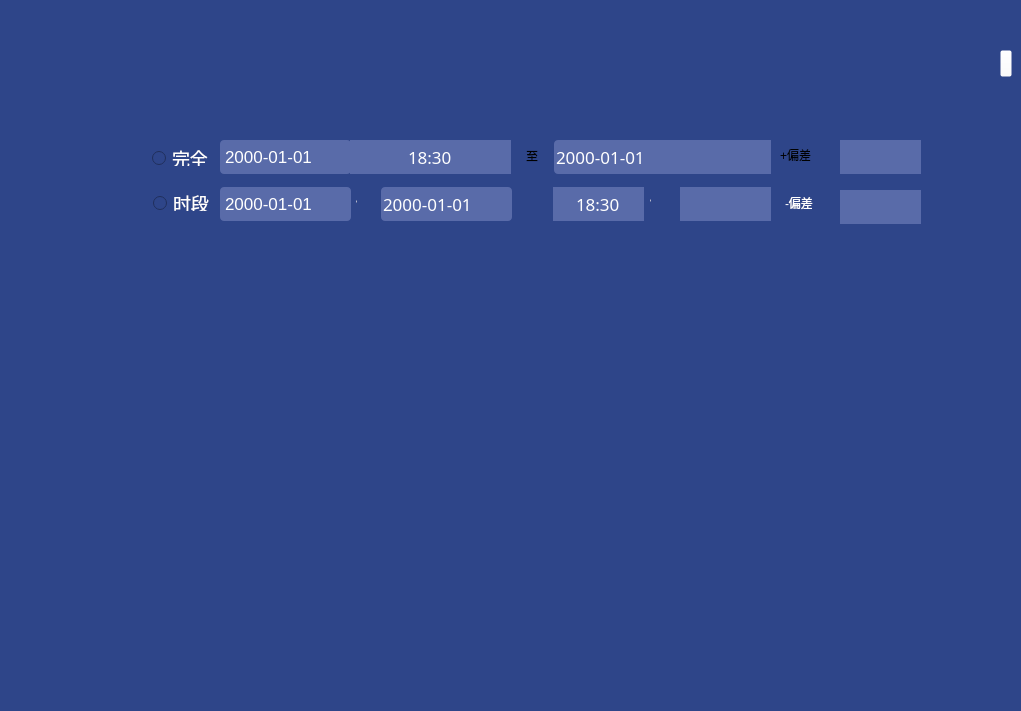
   <widget class="QWidget" name="widget_3" native="true">
    <property name="geometry">
     <rect>
      <x>0</x>
      <y>60</y>
      <width>1021</width>
      <height>711</height>
     </rect>
    </property>
    <property name="styleSheet">
     <string notr="true">background-color: rgb(46,69, 137);
</string>
    </property>
    <widget class="QPushButton" name="rightBtn">
     <property name="geometry">
      <rect>
       <x>1000</x>
       <y>50</y>
       <width>12</width>
       <height>27</height>
      </rect>
     </property>
     <property name="styleSheet">
      <string notr="true">QPushButton
{
	background-color: rgba(255, 255, 255, 0);
	border-image: url(:/png/right.png);
    color: white;
}

QPushButton:hover
{
	border-image: url(:/png/right_hover.png);
}</string>
     </property>
     <property name="text">
      <string/>
     </property>
    </widget>
    <widget class="QDateEdit" name="endDateEdit">
     <property name="geometry">
      <rect>
       <x>554</x>
       <y>140</y>
       <width>131</width>
       <height>34</height>
      </rect>
     </property>
     <property name="font">
      <font>
       <family>Microsoft Yahei</family>
       <pointsize>-1</pointsize>
      </font>
     </property>
     <property name="toolTip">
      <string>choose the end time</string>
     </property>
     <property name="styleSheet">
      <string notr="true">
QDateTimeEdit
{
	border-color: rgba(255, 255, 255, 0);
	background-color: rgb(89, 107, 169);	
 	border:1px;
	font-size:17px;
    border-right:0px;
	border-radius:4px;
	color:white;
selection-background-color:rgb(136,150,199);
}


QDateTimeEdit::down-arrow
{
	image: url(:/png/date_sel.png);
}

QDateTimeEdit::down-arrow:hover
{
	image: url(:/png/date_sel.png);
}

QDateTimeEdit::drop-down{
	border:none;	
    background:transparent;
	padding-right:2px;
	width:30px;
	height:30px;
}</string>
     </property>
     <property name="alignment">
      <set>Qt::AlignCenter</set>
     </property>
     <property name="displayFormat">
      <string>yyyy-MM-dd </string>
     </property>
     <property name="calendarPopup">
      <bool>true</bool>
     </property>
    </widget>
    <widget class="QLabel" name="channelListLabel_5">
     <property name="geometry">
      <rect>
       <x>526</x>
       <y>140</y>
       <width>21</width>
       <height>31</height>
      </rect>
     </property>
     <property name="text">
      <string>至</string>
     </property>
    </widget>
    <widget class="TimeEdit" name="beginTimeEdit">
     <property name="geometry">
      <rect>
       <x>350</x>
       <y>140</y>
       <width>161</width>
       <height>34</height>
      </rect>
     </property>
     <property name="font">
      <font>
       <family>Microsoft Yahei</family>
       <pointsize>-1</pointsize>
      </font>
     </property>
     <property name="styleSheet">
      <string notr="true">QWidget
{
	background-color: rgb(89, 107, 169);
selection-background-color:rgb(136,150,199);	
 	border:1px;
	font-size:17px;
color:white;
}
</string>
     </property>
     <property name="text">
      <string>18:30</string>
     </property>
     <property name="alignment">
      <set>Qt::AlignCenter</set>
     </property>
    </widget>
    <widget class="TimeEdit" name="endTimeEdit">
     <property name="geometry">
      <rect>
       <x>680</x>
       <y>140</y>
       <width>91</width>
       <height>34</height>
      </rect>
     </property>
     <property name="font">
      <font>
       <family>Microsoft Yahei</family>
       <pointsize>-1</pointsize>
      </font>
     </property>
     <property name="styleSheet">
      <string notr="true">QWidget
{
	background-color: rgb(89, 107, 169);
selection-background-color:rgb(136,150,199);	
 	border:1px;
	font-size:17px;
	color:white;
}</string>
     </property>
     <property name="alignment">
      <set>Qt::AlignCenter</set>
     </property>
    </widget>
    <widget class="QLabel" name="channelListLabel_3">
     <property name="geometry">
      <rect>
       <x>650</x>
       <y>185</y>
       <width>20</width>
       <height>31</height>
      </rect>
     </property>
     <property name="palette">
      <palette>
       <active>
        <colorrole role="WindowText">
         <brush brushstyle="SolidPattern">
          <color alpha="255">
           <red>255</red>
           <green>255</green>
           <blue>255</blue>
          </color>
         </brush>
        </colorrole>
        <colorrole role="Button">
         <brush brushstyle="SolidPattern">
          <color alpha="255">
           <red>46</red>
           <green>69</green>
           <blue>137</blue>
          </color>
         </brush>
        </colorrole>
        <colorrole role="Text">
         <brush brushstyle="SolidPattern">
          <color alpha="255">
           <red>255</red>
           <green>255</green>
           <blue>255</blue>
          </color>
         </brush>
        </colorrole>
        <colorrole role="ButtonText">
         <brush brushstyle="SolidPattern">
          <color alpha="255">
           <red>255</red>
           <green>255</green>
           <blue>255</blue>
          </color>
         </brush>
        </colorrole>
        <colorrole role="Base">
         <brush brushstyle="SolidPattern">
          <color alpha="255">
           <red>46</red>
           <green>69</green>
           <blue>137</blue>
          </color>
         </brush>
        </colorrole>
        <colorrole role="Window">
         <brush brushstyle="SolidPattern">
          <color alpha="255">
           <red>46</red>
           <green>69</green>
           <blue>137</blue>
          </color>
         </brush>
        </colorrole>
       </active>
       <inactive>
        <colorrole role="WindowText">
         <brush brushstyle="SolidPattern">
          <color alpha="255">
           <red>255</red>
           <green>255</green>
           <blue>255</blue>
          </color>
         </brush>
        </colorrole>
        <colorrole role="Button">
         <brush brushstyle="SolidPattern">
          <color alpha="255">
           <red>46</red>
           <green>69</green>
           <blue>137</blue>
          </color>
         </brush>
        </colorrole>
        <colorrole role="Text">
         <brush brushstyle="SolidPattern">
          <color alpha="255">
           <red>255</red>
           <green>255</green>
           <blue>255</blue>
          </color>
         </brush>
        </colorrole>
        <colorrole role="ButtonText">
         <brush brushstyle="SolidPattern">
          <color alpha="255">
           <red>255</red>
           <green>255</green>
           <blue>255</blue>
          </color>
         </brush>
        </colorrole>
        <colorrole role="Base">
         <brush brushstyle="SolidPattern">
          <color alpha="255">
           <red>46</red>
           <green>69</green>
           <blue>137</blue>
          </color>
         </brush>
        </colorrole>
        <colorrole role="Window">
         <brush brushstyle="SolidPattern">
          <color alpha="255">
           <red>46</red>
           <green>69</green>
           <blue>137</blue>
          </color>
         </brush>
        </colorrole>
       </inactive>
       <disabled>
        <colorrole role="WindowText">
         <brush brushstyle="SolidPattern">
          <color alpha="255">
           <red>255</red>
           <green>255</green>
           <blue>255</blue>
          </color>
         </brush>
        </colorrole>
        <colorrole role="Button">
         <brush brushstyle="SolidPattern">
          <color alpha="255">
           <red>46</red>
           <green>69</green>
           <blue>137</blue>
          </color>
         </brush>
        </colorrole>
        <colorrole role="Text">
         <brush brushstyle="SolidPattern">
          <color alpha="255">
           <red>255</red>
           <green>255</green>
           <blue>255</blue>
          </color>
         </brush>
        </colorrole>
        <colorrole role="ButtonText">
         <brush brushstyle="SolidPattern">
          <color alpha="255">
           <red>255</red>
           <green>255</green>
           <blue>255</blue>
          </color>
         </brush>
        </colorrole>
        <colorrole role="Base">
         <brush brushstyle="SolidPattern">
          <color alpha="255">
           <red>46</red>
           <green>69</green>
           <blue>137</blue>
          </color>
         </brush>
        </colorrole>
        <colorrole role="Window">
         <brush brushstyle="SolidPattern">
          <color alpha="255">
           <red>46</red>
           <green>69</green>
           <blue>137</blue>
          </color>
         </brush>
        </colorrole>
       </disabled>
      </palette>
     </property>
     <property name="font">
      <font>
       <family>Microsoft Yahei</family>
       <pointsize>-1</pointsize>
      </font>
     </property>
     <property name="text">
      <string>至</string>
     </property>
    </widget>
    <widget class="QDateEdit" name="beginDateEdit">
     <property name="geometry">
      <rect>
       <x>220</x>
       <y>140</y>
       <width>131</width>
       <height>34</height>
      </rect>
     </property>
     <property name="styleSheet">
      <string notr="true">
QDateTimeEdit
{
	border-color: rgba(255, 255, 255, 0);
	background-color: rgb(89, 107, 169);	
 	border:1px;
	font-size:17px;
    border-right:0px;
	border-radius:4px;
	color:white;
selection-background-color:rgb(136,150,199);
}


QDateTimeEdit::down-arrow
{
	image: url(:/png/date_sel.png);
}

QDateTimeEdit::down-arrow:hover
{
	image: url(:/png/date_sel.png);
}

QDateTimeEdit::drop-down{
	border:none;	
    background:transparent;
	padding-right:2px;
	width:30px;
	height:30px;
}</string>
     </property>
     <property name="alignment">
      <set>Qt::AlignCenter</set>
     </property>
     <property name="currentSection">
      <enum>QDateTimeEdit::YearSection</enum>
     </property>
     <property name="displayFormat">
      <string>yyyy-MM-dd</string>
     </property>
     <property name="calendarPopup">
      <bool>true</bool>
     </property>
     <property name="currentSectionIndex">
      <number>0</number>
     </property>
    </widget>
    <widget class="TimeEdit" name="endTimeEdit_time">
     <property name="geometry">
      <rect>
       <x>680</x>
       <y>187</y>
       <width>91</width>
       <height>34</height>
      </rect>
     </property>
     <property name="font">
      <font>
       <family>Microsoft Yahei</family>
       <pointsize>-1</pointsize>
      </font>
     </property>
     <property name="styleSheet">
      <string notr="true">QWidget
{
	background-color: rgb(89, 107, 169);
selection-background-color:rgb(136,150,199);	
 	border:1px;
	font-size:17px;
	color:white;
}</string>
     </property>
     <property name="alignment">
      <set>Qt::AlignCenter</set>
     </property>
    </widget>
    <widget class="QDateEdit" name="beginDateEdit_time">
     <property name="geometry">
      <rect>
       <x>220</x>
       <y>187</y>
       <width>131</width>
       <height>34</height>
      </rect>
     </property>
     <property name="styleSheet">
      <string notr="true">
QDateTimeEdit
{
	border-color: rgba(255, 255, 255, 0);
	background-color: rgb(89, 107, 169);	
 	border:1px;
	font-size:17px;
    border-right:0px;
	border-radius:4px;
	color:white;
selection-background-color:rgb(136,150,199);
}


QDateTimeEdit::down-arrow
{
	image: url(:/png/date_sel.png);
}

QDateTimeEdit::down-arrow:hover
{
	image: url(:/png/date_sel.png);
}

QDateTimeEdit::drop-down{
	border:none;	
    background:transparent;
	padding-right:2px;
	width:30px;
	height:30px;
}</string>
     </property>
     <property name="alignment">
      <set>Qt::AlignCenter</set>
     </property>
     <property name="currentSection">
      <enum>QDateTimeEdit::YearSection</enum>
     </property>
     <property name="displayFormat">
      <string>yyyy-MM-dd</string>
     </property>
     <property name="calendarPopup">
      <bool>true</bool>
     </property>
     <property name="currentSectionIndex">
      <number>0</number>
     </property>
    </widget>
    <widget class="QLabel" name="channelListLabel_6">
     <property name="geometry">
      <rect>
       <x>356</x>
       <y>186</y>
       <width>21</width>
       <height>31</height>
      </rect>
     </property>
     <property name="palette">
      <palette>
       <active>
        <colorrole role="WindowText">
         <brush brushstyle="SolidPattern">
          <color alpha="255">
           <red>255</red>
           <green>255</green>
           <blue>255</blue>
          </color>
         </brush>
        </colorrole>
        <colorrole role="Button">
         <brush brushstyle="SolidPattern">
          <color alpha="255">
           <red>46</red>
           <green>69</green>
           <blue>137</blue>
          </color>
         </brush>
        </colorrole>
        <colorrole role="Text">
         <brush brushstyle="SolidPattern">
          <color alpha="255">
           <red>255</red>
           <green>255</green>
           <blue>255</blue>
          </color>
         </brush>
        </colorrole>
        <colorrole role="ButtonText">
         <brush brushstyle="SolidPattern">
          <color alpha="255">
           <red>255</red>
           <green>255</green>
           <blue>255</blue>
          </color>
         </brush>
        </colorrole>
        <colorrole role="Base">
         <brush brushstyle="SolidPattern">
          <color alpha="255">
           <red>46</red>
           <green>69</green>
           <blue>137</blue>
          </color>
         </brush>
        </colorrole>
        <colorrole role="Window">
         <brush brushstyle="SolidPattern">
          <color alpha="255">
           <red>46</red>
           <green>69</green>
           <blue>137</blue>
          </color>
         </brush>
        </colorrole>
       </active>
       <inactive>
        <colorrole role="WindowText">
         <brush brushstyle="SolidPattern">
          <color alpha="255">
           <red>255</red>
           <green>255</green>
           <blue>255</blue>
          </color>
         </brush>
        </colorrole>
        <colorrole role="Button">
         <brush brushstyle="SolidPattern">
          <color alpha="255">
           <red>46</red>
           <green>69</green>
           <blue>137</blue>
          </color>
         </brush>
        </colorrole>
        <colorrole role="Text">
         <brush brushstyle="SolidPattern">
          <color alpha="255">
           <red>255</red>
           <green>255</green>
           <blue>255</blue>
          </color>
         </brush>
        </colorrole>
        <colorrole role="ButtonText">
         <brush brushstyle="SolidPattern">
          <color alpha="255">
           <red>255</red>
           <green>255</green>
           <blue>255</blue>
          </color>
         </brush>
        </colorrole>
        <colorrole role="Base">
         <brush brushstyle="SolidPattern">
          <color alpha="255">
           <red>46</red>
           <green>69</green>
           <blue>137</blue>
          </color>
         </brush>
        </colorrole>
        <colorrole role="Window">
         <brush brushstyle="SolidPattern">
          <color alpha="255">
           <red>46</red>
           <green>69</green>
           <blue>137</blue>
          </color>
         </brush>
        </colorrole>
       </inactive>
       <disabled>
        <colorrole role="WindowText">
         <brush brushstyle="SolidPattern">
          <color alpha="255">
           <red>255</red>
           <green>255</green>
           <blue>255</blue>
          </color>
         </brush>
        </colorrole>
        <colorrole role="Button">
         <brush brushstyle="SolidPattern">
          <color alpha="255">
           <red>46</red>
           <green>69</green>
           <blue>137</blue>
          </color>
         </brush>
        </colorrole>
        <colorrole role="Text">
         <brush brushstyle="SolidPattern">
          <color alpha="255">
           <red>255</red>
           <green>255</green>
           <blue>255</blue>
          </color>
         </brush>
        </colorrole>
        <colorrole role="ButtonText">
         <brush brushstyle="SolidPattern">
          <color alpha="255">
           <red>255</red>
           <green>255</green>
           <blue>255</blue>
          </color>
         </brush>
        </colorrole>
        <colorrole role="Base">
         <brush brushstyle="SolidPattern">
          <color alpha="255">
           <red>46</red>
           <green>69</green>
           <blue>137</blue>
          </color>
         </brush>
        </colorrole>
        <colorrole role="Window">
         <brush brushstyle="SolidPattern">
          <color alpha="255">
           <red>46</red>
           <green>69</green>
           <blue>137</blue>
          </color>
         </brush>
        </colorrole>
       </disabled>
      </palette>
     </property>
     <property name="font">
      <font>
       <family>Microsoft Yahei</family>
       <pointsize>-1</pointsize>
      </font>
     </property>
     <property name="text">
      <string>至</string>
     </property>
    </widget>
    <widget class="QDateEdit" name="endDateEdit_time">
     <property name="geometry">
      <rect>
       <x>381</x>
       <y>187</y>
       <width>131</width>
       <height>34</height>
      </rect>
     </property>
     <property name="font">
      <font>
       <family>Microsoft Yahei</family>
       <pointsize>-1</pointsize>
      </font>
     </property>
     <property name="toolTip">
      <string>choose the end time</string>
     </property>
     <property name="styleSheet">
      <string notr="true">
QDateTimeEdit
{
	border-color: rgba(255, 255, 255, 0);
	background-color: rgb(89, 107, 169);	
 	border:1px;
	font-size:17px;
    border-right:0px;
	border-radius:4px;
	color:white;
selection-background-color:rgb(136,150,199);
}


QDateTimeEdit::down-arrow
{
	image: url(:/png/date_sel.png);
}

QDateTimeEdit::down-arrow:hover
{
	image: url(:/png/date_sel.png);
}

QDateTimeEdit::drop-down{
	border:none;	
    background:transparent;
	padding-right:2px;
	width:30px;
	height:30px;
}</string>
     </property>
     <property name="alignment">
      <set>Qt::AlignCenter</set>
     </property>
     <property name="displayFormat">
      <string>yyyy-MM-dd </string>
     </property>
     <property name="calendarPopup">
      <bool>true</bool>
     </property>
    </widget>
    <widget class="TimeEdit" name="beginTimeEdit_time">
     <property name="geometry">
      <rect>
       <x>553</x>
       <y>187</y>
       <width>91</width>
       <height>34</height>
      </rect>
     </property>
     <property name="font">
      <font>
       <family>Microsoft Yahei</family>
       <pointsize>-1</pointsize>
      </font>
     </property>
     <property name="styleSheet">
      <string notr="true">QWidget
{
	background-color: rgb(89, 107, 169);
selection-background-color:rgb(136,150,199);	
 	border:1px;
	font-size:17px;
color:white;
}
</string>
     </property>
     <property name="text">
      <string>18:30</string>
     </property>
     <property name="alignment">
      <set>Qt::AlignCenter</set>
     </property>
    </widget>
    <widget class="QRadioButton" name="rb_queryAll">
     <property name="geometry">
      <rect>
       <x>152</x>
       <y>150</y>
       <width>61</width>
       <height>16</height>
      </rect>
     </property>
     <property name="styleSheet">
      <string notr="true">QWidget
{
  	font-size:18px;
	color: rgb(255, 255, 255);
	font-family:Microsoft Yahei;
}</string>
     </property>
     <property name="text">
      <string>完全</string>
     </property>
     <attribute name="buttonGroup">
      <string notr="true">buttonGroup</string>
     </attribute>
    </widget>
    <widget class="QRadioButton" name="rb_queryTime">
     <property name="geometry">
      <rect>
       <x>153</x>
       <y>195</y>
       <width>61</width>
       <height>16</height>
      </rect>
     </property>
     <property name="styleSheet">
      <string notr="true">QWidget
{
  	font-size:18px;
	color: rgb(255, 255, 255);
	font-family:Microsoft Yahei;
}</string>
     </property>
     <property name="text">
      <string>时段</string>
     </property>
     <attribute name="buttonGroup">
      <string notr="true">buttonGroup</string>
     </attribute>
    </widget>
    <widget class="QLabel" name="channelListLabel_10">
     <property name="geometry">
      <rect>
       <x>780</x>
       <y>139</y>
       <width>51</width>
       <height>31</height>
      </rect>
     </property>
     <property name="text">
      <string>+偏差</string>
     </property>
    </widget>
    <widget class="QLabel" name="channelListLabel_11">
     <property name="geometry">
      <rect>
       <x>785</x>
       <y>187</y>
       <width>51</width>
       <height>31</height>
      </rect>
     </property>
     <property name="palette">
      <palette>
       <active>
        <colorrole role="WindowText">
         <brush brushstyle="SolidPattern">
          <color alpha="255">
           <red>255</red>
           <green>255</green>
           <blue>255</blue>
          </color>
         </brush>
        </colorrole>
        <colorrole role="Button">
         <brush brushstyle="SolidPattern">
          <color alpha="255">
           <red>46</red>
           <green>69</green>
           <blue>137</blue>
          </color>
         </brush>
        </colorrole>
        <colorrole role="Text">
         <brush brushstyle="SolidPattern">
          <color alpha="255">
           <red>255</red>
           <green>255</green>
           <blue>255</blue>
          </color>
         </brush>
        </colorrole>
        <colorrole role="ButtonText">
         <brush brushstyle="SolidPattern">
          <color alpha="255">
           <red>255</red>
           <green>255</green>
           <blue>255</blue>
          </color>
         </brush>
        </colorrole>
        <colorrole role="Base">
         <brush brushstyle="SolidPattern">
          <color alpha="255">
           <red>46</red>
           <green>69</green>
           <blue>137</blue>
          </color>
         </brush>
        </colorrole>
        <colorrole role="Window">
         <brush brushstyle="SolidPattern">
          <color alpha="255">
           <red>46</red>
           <green>69</green>
           <blue>137</blue>
          </color>
         </brush>
        </colorrole>
       </active>
       <inactive>
        <colorrole role="WindowText">
         <brush brushstyle="SolidPattern">
          <color alpha="255">
           <red>255</red>
           <green>255</green>
           <blue>255</blue>
          </color>
         </brush>
        </colorrole>
        <colorrole role="Button">
         <brush brushstyle="SolidPattern">
          <color alpha="255">
           <red>46</red>
           <green>69</green>
           <blue>137</blue>
          </color>
         </brush>
        </colorrole>
        <colorrole role="Text">
         <brush brushstyle="SolidPattern">
          <color alpha="255">
           <red>255</red>
           <green>255</green>
           <blue>255</blue>
          </color>
         </brush>
        </colorrole>
        <colorrole role="ButtonText">
         <brush brushstyle="SolidPattern">
          <color alpha="255">
           <red>255</red>
           <green>255</green>
           <blue>255</blue>
          </color>
         </brush>
        </colorrole>
        <colorrole role="Base">
         <brush brushstyle="SolidPattern">
          <color alpha="255">
           <red>46</red>
           <green>69</green>
           <blue>137</blue>
          </color>
         </brush>
        </colorrole>
        <colorrole role="Window">
         <brush brushstyle="SolidPattern">
          <color alpha="255">
           <red>46</red>
           <green>69</green>
           <blue>137</blue>
          </color>
         </brush>
        </colorrole>
       </inactive>
       <disabled>
        <colorrole role="WindowText">
         <brush brushstyle="SolidPattern">
          <color alpha="255">
           <red>255</red>
           <green>255</green>
           <blue>255</blue>
          </color>
         </brush>
        </colorrole>
        <colorrole role="Button">
         <brush brushstyle="SolidPattern">
          <color alpha="255">
           <red>46</red>
           <green>69</green>
           <blue>137</blue>
          </color>
         </brush>
        </colorrole>
        <colorrole role="Text">
         <brush brushstyle="SolidPattern">
          <color alpha="255">
           <red>255</red>
           <green>255</green>
           <blue>255</blue>
          </color>
         </brush>
        </colorrole>
        <colorrole role="ButtonText">
         <brush brushstyle="SolidPattern">
          <color alpha="255">
           <red>255</red>
           <green>255</green>
           <blue>255</blue>
          </color>
         </brush>
        </colorrole>
        <colorrole role="Base">
         <brush brushstyle="SolidPattern">
          <color alpha="255">
           <red>46</red>
           <green>69</green>
           <blue>137</blue>
          </color>
         </brush>
        </colorrole>
        <colorrole role="Window">
         <brush brushstyle="SolidPattern">
          <color alpha="255">
           <red>46</red>
           <green>69</green>
           <blue>137</blue>
          </color>
         </brush>
        </colorrole>
       </disabled>
      </palette>
     </property>
     <property name="text">
      <string>-偏差</string>
     </property>
    </widget>
    <widget class="TimeEdit" name="timeEditPlus">
     <property name="geometry">
      <rect>
       <x>840</x>
       <y>140</y>
       <width>81</width>
       <height>34</height>
      </rect>
     </property>
     <property name="font">
      <font>
       <family>Microsoft Yahei</family>
       <pointsize>-1</pointsize>
      </font>
     </property>
     <property name="styleSheet">
      <string notr="true">QWidget
{
	background-color: rgb(89, 107, 169);
selection-background-color:rgb(136,150,199);	
 	border:1px;
	font-size:17px;
	color:white;
}</string>
     </property>
     <property name="alignment">
      <set>Qt::AlignCenter</set>
     </property>
    </widget>
    <widget class="TimeEdit" name="timeEditSub">
     <property name="geometry">
      <rect>
       <x>840</x>
       <y>190</y>
       <width>81</width>
       <height>34</height>
      </rect>
     </property>
     <property name="font">
      <font>
       <family>Microsoft Yahei</family>
       <pointsize>-1</pointsize>
      </font>
     </property>
     <property name="styleSheet">
      <string notr="true">QWidget
{
	background-color: rgb(89, 107, 169);
selection-background-color:rgb(136,150,199);	
 	border:1px;
	font-size:17px;
	color:white;
}</string>
     </property>
     <property name="alignment">
      <set>Qt::AlignCenter</set>
     </property>
    </widget>
   </widget>
